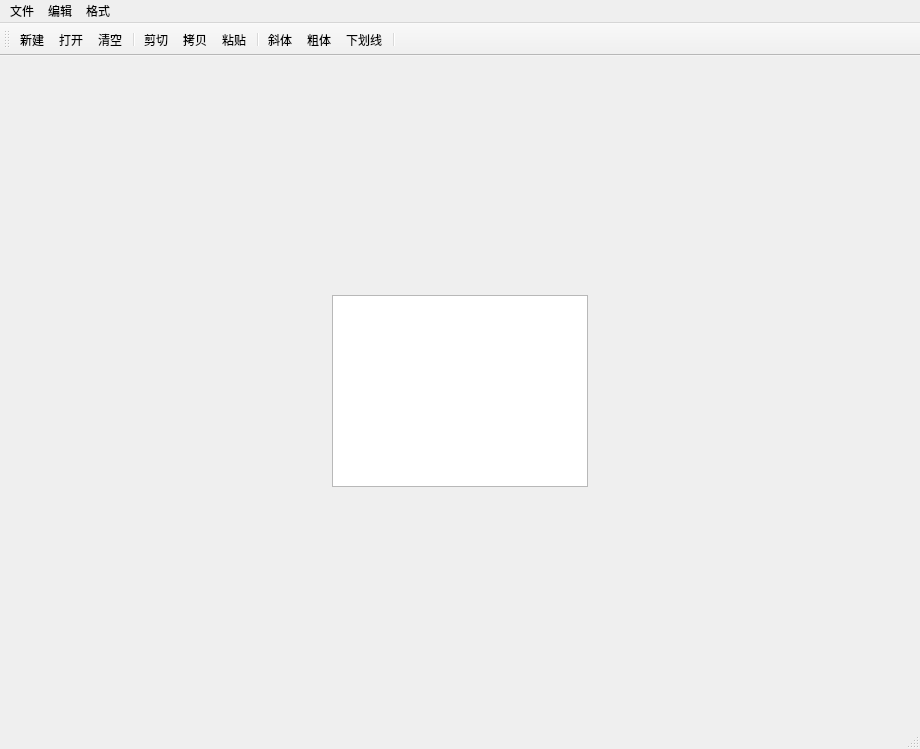
<?xml version="1.0" encoding="UTF-8"?>
<ui version="4.0">
 <class>MainWindow</class>
 <widget class="QMainWindow" name="MainWindow">
  <property name="geometry">
   <rect>
    <x>0</x>
    <y>0</y>
    <width>920</width>
    <height>749</height>
   </rect>
  </property>
  <property name="windowTitle">
   <string>Hybrid UI Design Editor</string>
  </property>
  <widget class="QWidget" name="centralwidget">
   <layout class="QGridLayout" name="gridLayout">
    <item row="0" column="0">
     <widget class="QTextEdit" name="textEdit">
      <property name="sizePolicy">
       <sizepolicy hsizetype="Maximum" vsizetype="Maximum">
        <horstretch>0</horstretch>
        <verstretch>0</verstretch>
       </sizepolicy>
      </property>
     </widget>
    </item>
   </layout>
  </widget>
  <widget class="QMenuBar" name="menubar">
   <property name="geometry">
    <rect>
     <x>0</x>
     <y>0</y>
     <width>920</width>
     <height>27</height>
    </rect>
   </property>
   <widget class="QMenu" name="menuFile">
    <property name="title">
     <string>文件</string>
    </property>
    <addaction name="actNew"/>
    <addaction name="actOpen"/>
    <addaction name="separator"/>
    <addaction name="actClose"/>
   </widget>
   <widget class="QMenu" name="menuEdit">
    <property name="title">
     <string>编辑</string>
    </property>
    <addaction name="actCut"/>
    <addaction name="actCopy"/>
    <addaction name="actPaste"/>
    <addaction name="separator"/>
    <addaction name="actClear"/>
   </widget>
   <widget class="QMenu" name="menuFormat">
    <property name="title">
     <string>格式</string>
    </property>
    <addaction name="actFontBold"/>
    <addaction name="actFontItalic"/>
    <addaction name="actFontUnderline"/>
    <addaction name="separator"/>
    <addaction name="actToolbarLabel"/>
   </widget>
   <addaction name="menuFile"/>
   <addaction name="menuEdit"/>
   <addaction name="menuFormat"/>
  </widget>
  <widget class="QStatusBar" name="statusbar"/>
  <widget class="QToolBar" name="toolBar">
   <property name="windowTitle">
    <string>toolBar</string>
   </property>
   <attribute name="toolBarArea">
    <enum>TopToolBarArea</enum>
   </attribute>
   <attribute name="toolBarBreak">
    <bool>false</bool>
   </attribute>
   <addaction name="actNew"/>
   <addaction name="actOpen"/>
   <addaction name="actClear"/>
   <addaction name="separator"/>
   <addaction name="actCut"/>
   <addaction name="actCopy"/>
   <addaction name="actPaste"/>
   <addaction name="separator"/>
   <addaction name="actFontItalic"/>
   <addaction name="actFontBold"/>
   <addaction name="actFontUnderline"/>
   <addaction name="separator"/>
  </widget>
  <action name="actOpen">
   <property name="icon">
    <iconset resource="res.qrc">
     <normaloff>:/images/images/open.bmp</normaloff>:/images/images/open.bmp</iconset>
   </property>
   <property name="text">
    <string>打开...</string>
   </property>
   <property name="toolTip">
    <string>打开文件</string>
   </property>
   <property name="shortcut">
    <string>Ctrl+O</string>
   </property>
  </action>
  <action name="actCut">
   <property name="icon">
    <iconset resource="res.qrc">
     <normaloff>:/images/images/cut.bmp</normaloff>:/images/images/cut.bmp</iconset>
   </property>
   <property name="text">
    <string>剪切</string>
   </property>
   <property name="toolTip">
    <string>剪切</string>
   </property>
   <property name="shortcut">
    <string>Ctrl+X</string>
   </property>
  </action>
  <action name="actCopy">
   <property name="icon">
    <iconset resource="res.qrc">
     <normaloff>:/images/images/copy.bmp</normaloff>:/images/images/copy.bmp</iconset>
   </property>
   <property name="text">
    <string>拷贝</string>
   </property>
   <property name="toolTip">
    <string>拷贝</string>
   </property>
   <property name="shortcut">
    <string>Ctrl+C</string>
   </property>
  </action>
  <action name="actPaste">
   <property name="icon">
    <iconset resource="res.qrc">
     <normaloff>:/images/images/paste.bmp</normaloff>:/images/images/paste.bmp</iconset>
   </property>
   <property name="text">
    <string>粘贴</string>
   </property>
   <property name="toolTip">
    <string>粘贴</string>
   </property>
   <property name="shortcut">
    <string>Ctrl+V</string>
   </property>
  </action>
  <action name="actFontBold">
   <property name="checkable">
    <bool>true</bool>
   </property>
   <property name="icon">
    <iconset resource="res.qrc">
     <normaloff>:/images/images/bold.bmp</normaloff>:/images/images/bold.bmp</iconset>
   </property>
   <property name="text">
    <string>粗体</string>
   </property>
   <property name="toolTip">
    <string>粗体</string>
   </property>
  </action>
  <action name="actFontItalic">
   <property name="checkable">
    <bool>true</bool>
   </property>
   <property name="icon">
    <iconset resource="res.qrc">
     <normaloff>:/images/images/italic.bmp</normaloff>:/images/images/italic.bmp</iconset>
   </property>
   <property name="text">
    <string>斜体</string>
   </property>
   <property name="toolTip">
    <string>斜体</string>
   </property>
  </action>
  <action name="actFontUnderline">
   <property name="checkable">
    <bool>true</bool>
   </property>
   <property name="icon">
    <iconset resource="res.qrc">
     <normaloff>:/images/images/underline.bmp</normaloff>:/images/images/underline.bmp</iconset>
   </property>
   <property name="text">
    <string>下划线</string>
   </property>
   <property name="toolTip">
    <string>下划线</string>
   </property>
  </action>
  <action name="actClose">
   <property name="icon">
    <iconset resource="res.qrc">
     <normaloff>:/images/images/exit.bmp</normaloff>:/images/images/exit.bmp</iconset>
   </property>
   <property name="text">
    <string>退出</string>
   </property>
   <property name="toolTip">
    <string>退出</string>
   </property>
  </action>
  <action name="actClear">
   <property name="icon">
    <iconset resource="res.qrc">
     <normaloff>:/images/images/clear.bmp</normaloff>:/images/images/clear.bmp</iconset>
   </property>
   <property name="text">
    <string>清空</string>
   </property>
   <property name="toolTip">
    <string>清空内容</string>
   </property>
  </action>
  <action name="actFont">
   <property name="icon">
    <iconset resource="res.qrc">
     <normaloff>:/images/images/font.ico</normaloff>:/images/images/font.ico</iconset>
   </property>
   <property name="text">
    <string>字体...</string>
   </property>
   <property name="toolTip">
    <string>字体设置</string>
   </property>
  </action>
  <action name="actNew">
   <property name="icon">
    <iconset resource="res.qrc">
     <normaloff>:/images/images/new.bmp</normaloff>:/images/images/new.bmp</iconset>
   </property>
   <property name="text">
    <string>新建</string>
   </property>
   <property name="toolTip">
    <string>新建</string>
   </property>
  </action>
  <action name="actToolbarLabel">
   <property name="checkable">
    <bool>true</bool>
   </property>
   <property name="text">
    <string>显示工具栏文字标签</string>
   </property>
   <property name="toolTip">
    <string>显示工具栏文字标签</string>
   </property>
  </action>
 </widget>
 <resources>
  <include location="res.qrc"/>
 </resources>
 <connections>
  <connection>
   <sender>actCut</sender>
   <signal>triggered()</signal>
   <receiver>textEdit</receiver>
   <slot>cut()</slot>
   <hints>
    <hint type="sourcelabel">
     <x>-1</x>
     <y>-1</y>
    </hint>
    <hint type="destinationlabel">
     <x>459</x>
     <y>395</y>
    </hint>
   </hints>
  </connection>
  <connection>
   <sender>actCopy</sender>
   <signal>triggered()</signal>
   <receiver>textEdit</receiver>
   <slot>copy()</slot>
   <hints>
    <hint type="sourcelabel">
     <x>-1</x>
     <y>-1</y>
    </hint>
    <hint type="destinationlabel">
     <x>459</x>
     <y>395</y>
    </hint>
   </hints>
  </connection>
  <connection>
   <sender>actPaste</sender>
   <signal>triggered()</signal>
   <receiver>textEdit</receiver>
   <slot>paste()</slot>
   <hints>
    <hint type="sourcelabel">
     <x>-1</x>
     <y>-1</y>
    </hint>
    <hint type="destinationlabel">
     <x>459</x>
     <y>395</y>
    </hint>
   </hints>
  </connection>
  <connection>
   <sender>actClose</sender>
   <signal>triggered()</signal>
   <receiver>MainWindow</receiver>
   <slot>close()</slot>
   <hints>
    <hint type="sourcelabel">
     <x>-1</x>
     <y>-1</y>
    </hint>
    <hint type="destinationlabel">
     <x>459</x>
     <y>374</y>
    </hint>
   </hints>
  </connection>
  <connection>
   <sender>actClear</sender>
   <signal>triggered()</signal>
   <receiver>textEdit</receiver>
   <slot>clear()</slot>
   <hints>
    <hint type="sourcelabel">
     <x>-1</x>
     <y>-1</y>
    </hint>
    <hint type="destinationlabel">
     <x>459</x>
     <y>395</y>
    </hint>
   </hints>
  </connection>
 </connections>
</ui>
